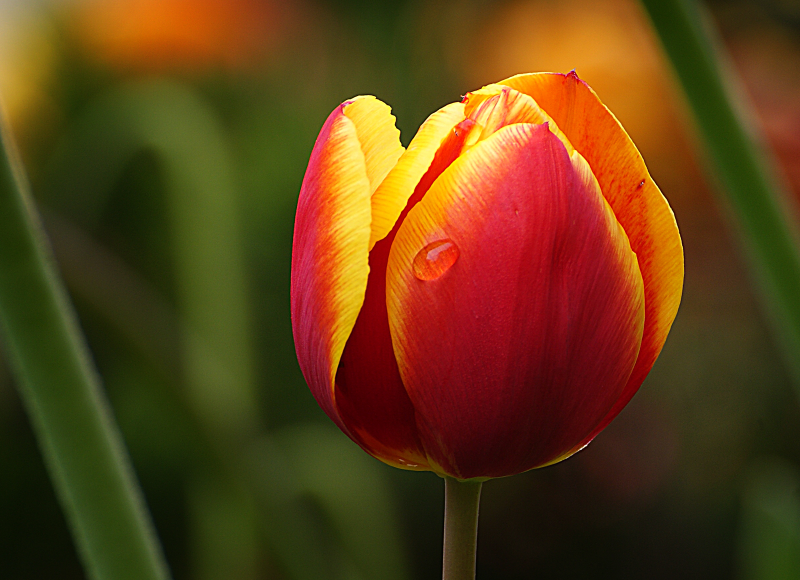
#> input picture tulip.jpg, 2400 x 1740 px, found by its file name (shown at 1/3 size)
$ python assignment_4.py
#> lines starting #> are read from the running program, lines starting #| are printed output that depends on the picture; after the words box and inside, x2 and y2 are one past the last pixel; in counts of white or black regions, pixels touching at a corner belong together
import cv2
import numpy as np
import matplotlib.pyplot as plt


image_path = "/home/inzamul/Downloads/tulip.jpg"
img = cv2.imread(image_path, cv2.IMREAD_GRAYSCALE)
#> img: shape (1740, 2400); min 0, max 255, mean 67.7


img = cv2.resize(img, (400, 300))
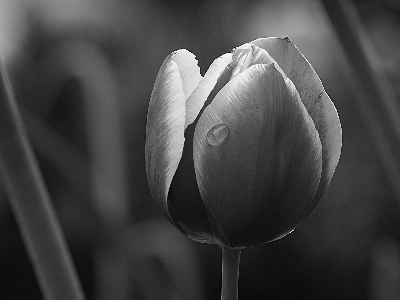
#> img: shape (300, 400); min 0, max 249, mean 67.7


def log_transform(image):
    img_norm = image / 255.0
    c = 255 / np.log(1 + np.max(img_norm))
#> c = 374.3
    log_img = c * np.log(1 + img_norm)
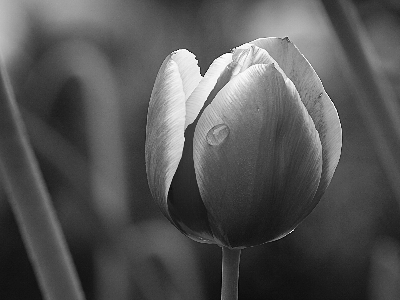
#> log_img: shape (300, 400) float64; min 0, max 255, mean 85
    return np.uint8(log_img)

def gamma_transform(image, gamma):
#> called with gamma = 0.5
    img_norm = image / 255.0
    gamma_img = np.power(img_norm, gamma) * 255
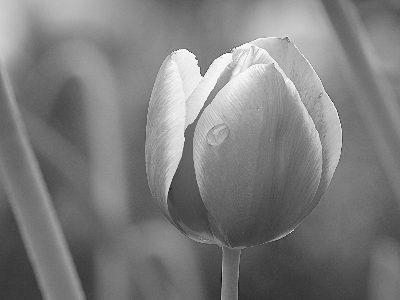
#> gamma_img: shape (300, 400) float64; min 0, max 252, mean 125.4
    return np.uint8(gamma_img)

log_img = log_transform(img)
gamma_img = gamma_transform(img, 0.5)  # gamma < 1 brightens


threshold_values = [60, 120, 180]


def plot_thresholds(image, title_prefix):
#> called with title_prefix = 'Original Image'
    fig, axes = plt.subplots(len(threshold_values), 2, figsize=(8, 8))
    fig.suptitle(f"{title_prefix} - Thresholding Results", fontsize=14)

    for idx, T in enumerate(threshold_values):
        _, binary_img = cv2.threshold(image, T, 255, cv2.THRESH_BINARY)


        axes[idx, 0].imshow(binary_img, cmap='gray')
        axes[idx, 0].set_title(f"T = {T}")
        axes[idx, 0].axis('off')


        axes[idx, 1].hist(image.ravel(), bins=256, range=(0, 256), color='black')
        axes[idx, 1].axvline(T, color='red', linestyle='--', label='Threshold')
        axes[idx, 1].legend()
        axes[idx, 1].set_title("Histogram")
#> this loop made 3 passes
#> pass 1, in plot_thresholds, `_, binary_img = cv2.threshold(image, T, 255, cv2.THRESH_BINARY)`:
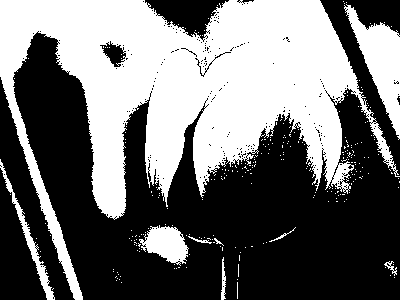
#> binary_img: shape (300, 400); 43.7% white; 271 white regions (262 under 20 px), largest, box (x1, y1, x2, y2) and area: (0, 0, 400, 300) 46768, (344, 4, 400, 140) 2997, (139, 225, 189, 266) 1201

    plt.tight_layout()
    plt.show()
#> figure, not shown here; panel 2: tallest bar 2120 high, from x = 52 to 53; panel 4: tallest bar 2120 high, from x = 52 to 53; panel 6: tallest bar 2120 high, from x = 52 to 53


plot_thresholds(img, "Original Image")
plot_thresholds(log_img, "Logarithmic Transformation")
#> call 2 of plot_thresholds, with title_prefix = 'Logarithmic Transformation'
#> in plot_thresholds (call 2), `plt.show()`:
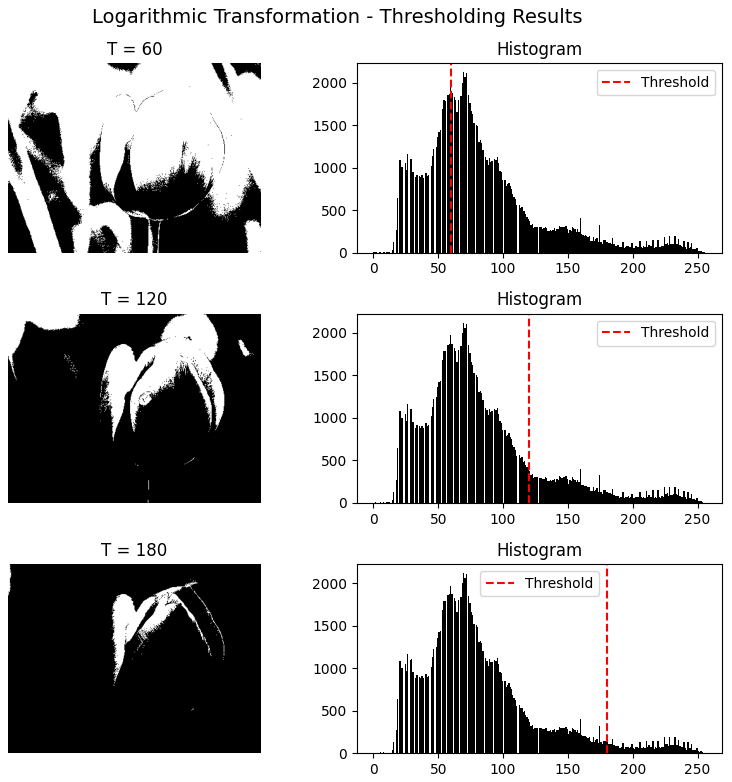
#> figure drawn by matplotlib, 6 panels; panel 2: tallest bar 2120 high, from x = 69 to 70; panel 4: tallest bar 2120 high, from x = 69 to 70; panel 6: tallest bar 2120 high, from x = 69 to 70
plot_thresholds(gamma_img, "Gamma Transformation (γ=0.5)")
#> call 3 of plot_thresholds, with title_prefix = 'Gamma Transformation (γ=0.5)'
#> the loop in plot_thresholds (call 3), `for idx, T in enumerate(threshold_values):` made 3 passes
#> pass 1, in plot_thresholds (call 3), `_, binary_img = cv2.threshold(image, T, 255, cv2.THRESH_BINARY)`:
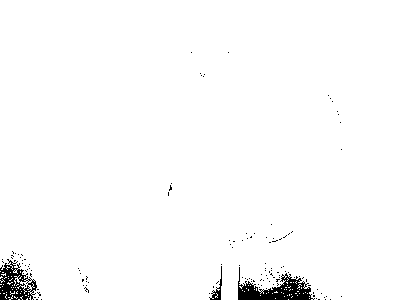
#> binary_img: shape (300, 400); 98.1% white; 131 black regions (128 under 20 px), largest, box (x1, y1, x2, y2) and area: (238, 267, 315, 300) 1085, (0, 259, 37, 300) 795, (209, 266, 222, 300) 115
#> in plot_thresholds (call 3), `plt.show()`:
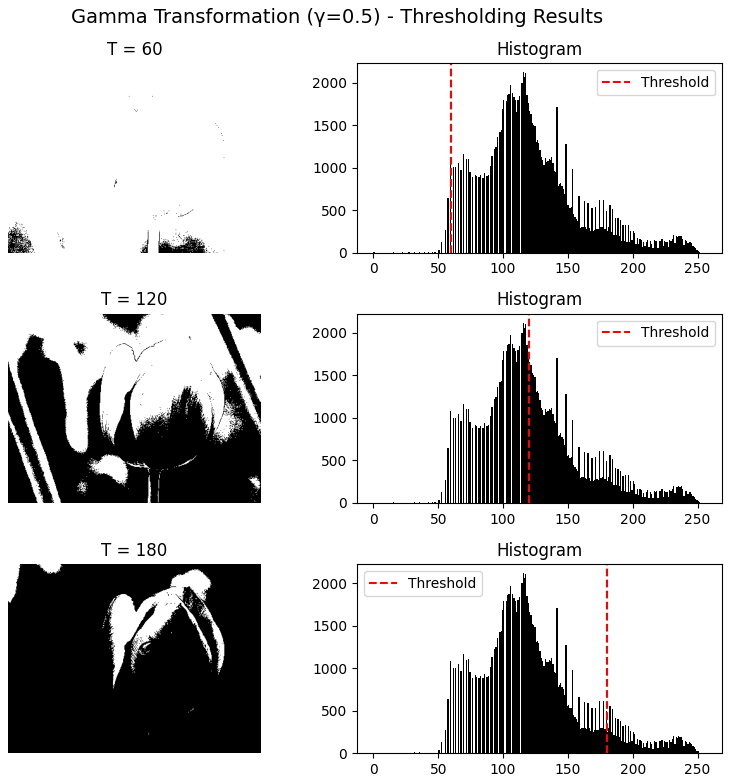
#> figure drawn by matplotlib, 6 panels; panel 2: tallest bar 2120 high, from x = 115 to 116; panel 4: tallest bar 2120 high, from x = 115 to 116; panel 6: tallest bar 2120 high, from x = 115 to 116

$ run again, with big_image.jpg copied over tulip.jpg
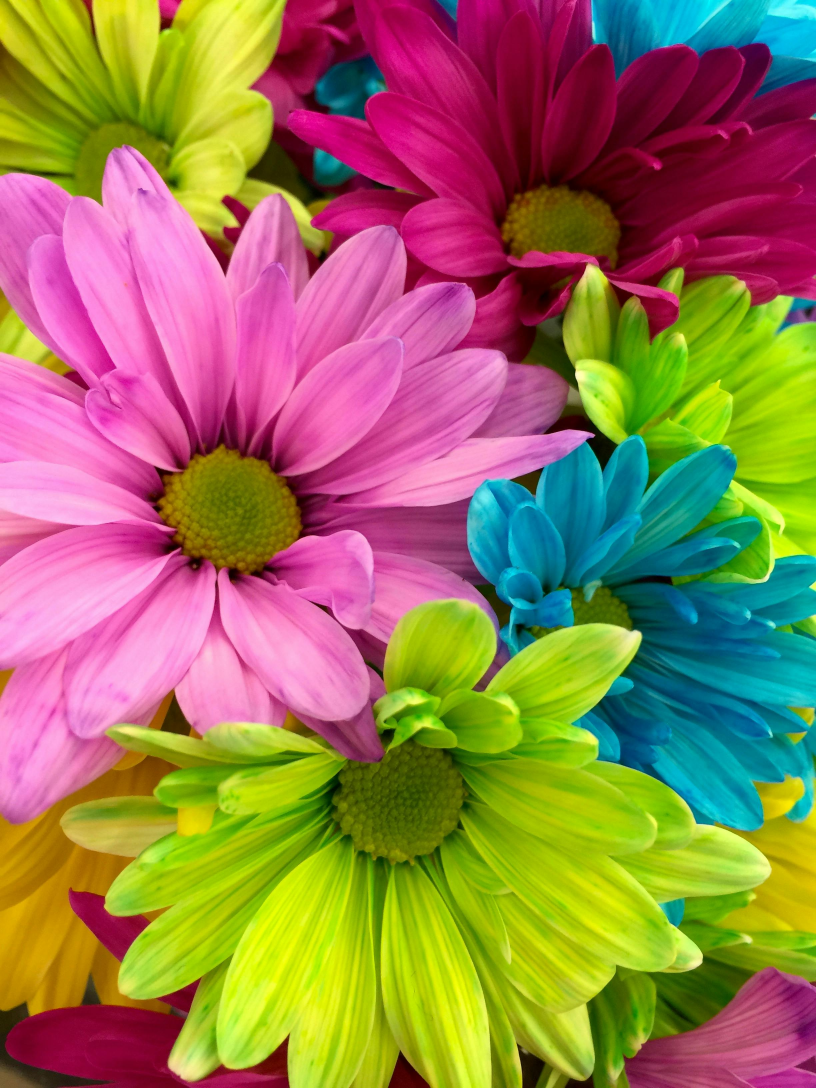
#> input picture big_image.jpg, 2448 x 3264 px, found by its file name (shown at 1/3 size)
#> `img = cv2.resize(img, (400, 300))`:
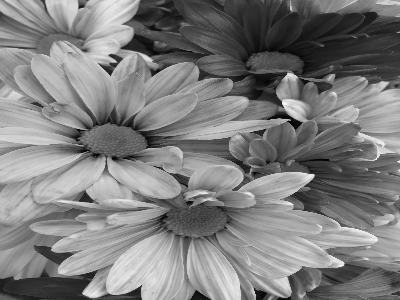
#> img: shape (300, 400); min 0, max 247, mean 125.8
#> c = 376.5
#> the loop in plot_thresholds (call 3), `for idx, T in enumerate(threshold_values):` made 3 passes
#> pass 3, in plot_thresholds (call 3), `_, binary_img = cv2.threshold(image, T, 255, cv2.THRESH_BINARY)`:
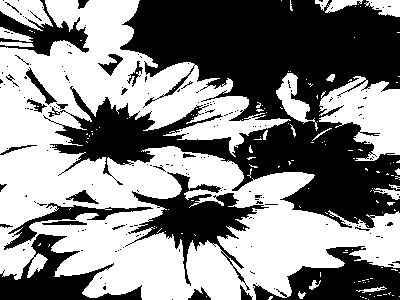
#> binary_img: shape (300, 400); 52.5% white; 200 black regions (174 under 20 px), largest, box (x1, y1, x2, y2) and area: (43, 0, 400, 228) 39586, (125, 172, 269, 291) 4648, (253, 246, 400, 300) 4117
